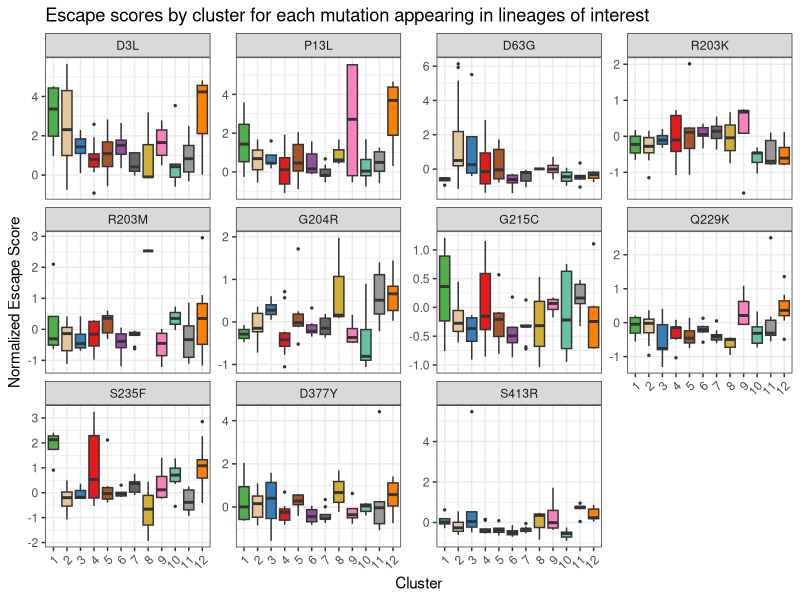
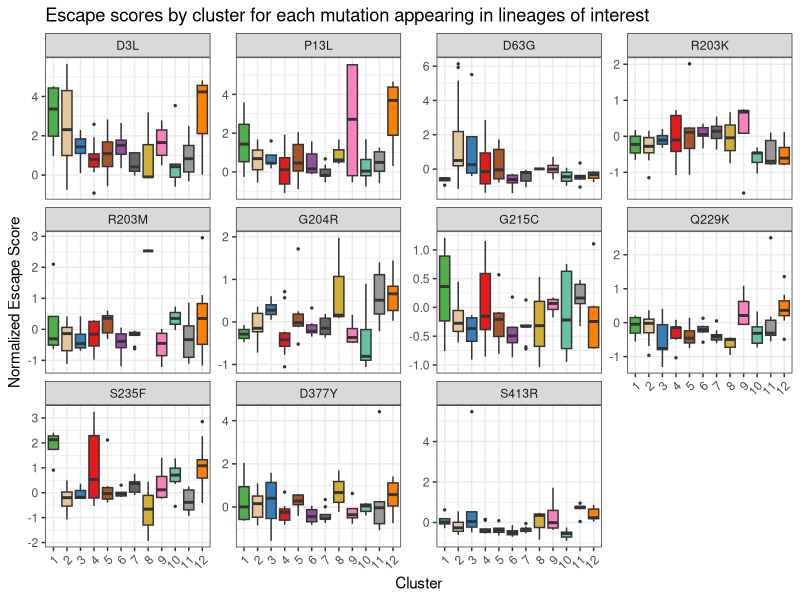

Reproduce these figures in R, in order.
library(tidyverse)

dat <- read_csv("raw_data_for_lineage.csv")

library(dplyr)
library(tidyr)
library(ggplot2)

# Make Cluster a factor so boxes are discrete
dat <- dat %>%
  mutate(Cluster = factor(Cluster, levels = 1:12))

mutation_cols <- names(dat)[-(1:2)]  # or explicitly c("D3L","P13L",...)

# Reshape all escape columns to long format
dat_long <- dat %>%
  pivot_longer(
    cols = -c(Antibody, Cluster),   # all escape columns
    names_to = "Mutation",
    values_to = "Escape"
  ) %>%
  mutate(
    Mutation = factor(Mutation, levels = mutation_cols)  # preserve order
  )

custom_colors_14 <- c("#4DAF4A", "#E4C899", "#377EB8", "#E41A1C", 
                      "#A65628", "#984EA3", "grey40", "#D3AF37",
                      # Extensions (complementary tones)
                      "#F781BF", "#66C2A5", "#999999", 
                      "#FF7F00")

# Boxplots: one panel per mutation, boxes = clusters
ggplot(dat_long, aes(x = Cluster, y = Escape, fill = Cluster)) +
  geom_boxplot(outlier.size = 0.5) +
  facet_wrap(~ Mutation, scales = "free_y", ncol = 4) +
  scale_fill_manual(values = custom_colors_14) +
  labs(
    x = "Cluster",
    y = "Normalized Escape Score",
    title = "Escape scores by cluster for each mutation appearing in lineages of interest"
  ) +
  theme_bw() +
  theme(
    axis.text.x = element_text(angle = 45, hjust = 1),
    legend.position = "none"
  )

ggsave("escape_boxplots_by_cluster.png", width = 12, height = 6, dpi = 300)
